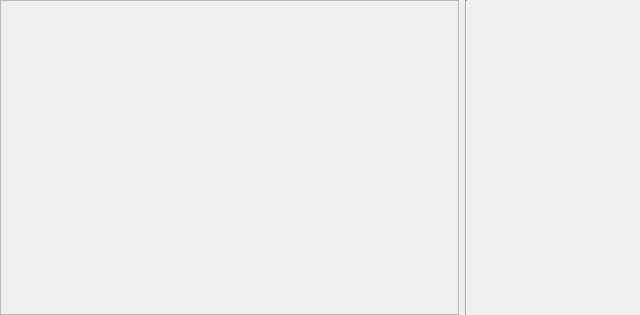
<?xml version="1.0" encoding="UTF-8"?>
<ui version="4.0">
 <class>FilteredResourceSelectionWidget</class>
 <widget class="QWidget" name="FilteredResourceSelectionWidget">
  <property name="geometry">
   <rect>
    <x>0</x>
    <y>0</y>
    <width>640</width>
    <height>315</height>
   </rect>
  </property>
  <layout class="QHBoxLayout" name="horizontalLayout">
   <property name="leftMargin">
    <number>0</number>
   </property>
   <property name="topMargin">
    <number>0</number>
   </property>
   <property name="rightMargin">
    <number>0</number>
   </property>
   <property name="bottomMargin">
    <number>0</number>
   </property>
   <item>
    <widget class="QWidget" name="holder" native="true">
     <layout class="QVBoxLayout" name="verticalLayout">
      <property name="spacing">
       <number>0</number>
      </property>
      <property name="leftMargin">
       <number>0</number>
      </property>
      <property name="topMargin">
       <number>0</number>
      </property>
      <property name="rightMargin">
       <number>0</number>
      </property>
      <property name="bottomMargin">
       <number>0</number>
      </property>
      <item>
       <widget class="QScrollArea" name="scrollArea">
        <property name="widgetResizable">
         <bool>true</bool>
        </property>
        <widget class="QWidget" name="scrollAreaWidget">
         <property name="geometry">
          <rect>
           <x>0</x>
           <y>0</y>
           <width>457</width>
           <height>293</height>
          </rect>
         </property>
         <layout class="QVBoxLayout" name="verticalLayout_2">
          <property name="leftMargin">
           <number>0</number>
          </property>
          <property name="topMargin">
           <number>0</number>
          </property>
          <property name="rightMargin">
           <number>0</number>
          </property>
          <property name="bottomMargin">
           <number>0</number>
          </property>
          <item>
           <widget class="QWidget" name="widget" native="true">
            <layout class="QVBoxLayout" name="verticalLayout_3">
             <property name="leftMargin">
              <number>16</number>
             </property>
             <property name="topMargin">
              <number>16</number>
             </property>
             <property name="rightMargin">
              <number>16</number>
             </property>
             <property name="bottomMargin">
              <number>6</number>
             </property>
             <item>
              <widget class="nx::vms::client::desktop::SearchLineEdit" name="searchLineEdit" native="true"/>
             </item>
            </layout>
           </widget>
          </item>
          <item>
           <widget class="QStackedWidget" name="stackedWidget">
            <property name="currentIndex">
             <number>0</number>
            </property>
            <widget class="QWidget" name="resourcesPage">
             <property name="sizePolicy">
              <sizepolicy hsizetype="MinimumExpanding" vsizetype="MinimumExpanding">
               <horstretch>0</horstretch>
               <verstretch>0</verstretch>
              </sizepolicy>
             </property>
             <layout class="QVBoxLayout" name="verticalLayout_5">
              <item>
               <widget class="nx::vms::client::desktop::node_view::ResourceSelectionNodeView" name="resourcesTree" native="true">
                <property name="sizePolicy">
                 <sizepolicy hsizetype="MinimumExpanding" vsizetype="MinimumExpanding">
                  <horstretch>0</horstretch>
                  <verstretch>0</verstretch>
                 </sizepolicy>
                </property>
                <property name="uniformRowHeights" stdset="0">
                 <bool>true</bool>
                </property>
                <property name="allColumnsShowFocus" stdset="0">
                 <bool>true</bool>
                </property>
               </widget>
              </item>
             </layout>
            </widget>
            <widget class="QWidget" name="notificationPage">
             <property name="sizePolicy">
              <sizepolicy hsizetype="MinimumExpanding" vsizetype="MinimumExpanding">
               <horstretch>0</horstretch>
               <verstretch>0</verstretch>
              </sizepolicy>
             </property>
             <layout class="QVBoxLayout" name="verticalLayout_4">
              <item>
               <widget class="QLabel" name="notificationLabel">
                <property name="sizePolicy">
                 <sizepolicy hsizetype="MinimumExpanding" vsizetype="Preferred">
                  <horstretch>0</horstretch>
                  <verstretch>0</verstretch>
                 </sizepolicy>
                </property>
                <property name="text">
                 <string>Nothing matches your search</string>
                </property>
                <property name="alignment">
                 <set>Qt::AlignCenter</set>
                </property>
               </widget>
              </item>
              <item>
               <spacer name="verticalSpacer">
                <property name="orientation">
                 <enum>Qt::Vertical</enum>
                </property>
                <property name="sizeHint" stdset="0">
                 <size>
                  <width>20</width>
                  <height>40</height>
                 </size>
                </property>
               </spacer>
              </item>
             </layout>
            </widget>
           </widget>
          </item>
         </layout>
        </widget>
       </widget>
      </item>
      <item>
       <widget class="nx::vms::client::desktop::PromoBar" name="infoBar" native="true"/>
      </item>
      <item>
       <widget class="nx::vms::client::desktop::AlertBar" name="alertBar" native="true"/>
      </item>
     </layout>
    </widget>
   </item>
   <item>
    <widget class="QWidget" name="detailsArea" native="true">
     <property name="sizePolicy">
      <sizepolicy hsizetype="Fixed" vsizetype="Preferred">
       <horstretch>0</horstretch>
       <verstretch>0</verstretch>
      </sizepolicy>
     </property>
     <property name="minimumSize">
      <size>
       <width>175</width>
       <height>0</height>
      </size>
     </property>
     <layout class="QHBoxLayout" name="horizontalLayout_3">
      <property name="leftMargin">
       <number>0</number>
      </property>
      <property name="topMargin">
       <number>0</number>
      </property>
      <property name="rightMargin">
       <number>0</number>
      </property>
      <property name="bottomMargin">
       <number>0</number>
      </property>
      <item>
       <widget class="Line" name="verticalLine">
        <property name="orientation">
         <enum>Qt::Vertical</enum>
        </property>
       </widget>
      </item>
      <item>
       <widget class="QWidget" name="resourceDetailsWidget" native="true"/>
      </item>
     </layout>
    </widget>
   </item>
  </layout>
 </widget>
 <customwidgets>
  <customwidget>
   <class>nx::vms::client::desktop::SearchLineEdit</class>
   <extends>QWidget</extends>
   <header location="global">nx/vms/client/desktop/common/widgets/search_line_edit.h</header>
   <container>1</container>
  </customwidget>
  <customwidget>
   <class>nx::vms::client::desktop::AlertBar</class>
   <extends>QWidget</extends>
   <header location="global">nx/vms/client/desktop/common/widgets/message_bar.h</header>
   <container>1</container>
  </customwidget>
  <customwidget>
   <class>nx::vms::client::desktop::PromoBar</class>
   <extends>QWidget</extends>
   <header location="global">nx/vms/client/desktop/common/widgets/message_bar.h</header>
   <container>1</container>
  </customwidget>
  <customwidget>
   <class>nx::vms::client::desktop::node_view::ResourceSelectionNodeView</class>
   <extends>QWidget</extends>
   <header location="global">nx/vms/client/desktop/node_view/resource_node_view/resource_selection_node_view.h</header>
  </customwidget>
 </customwidgets>
 <resources/>
 <connections/>
</ui>
